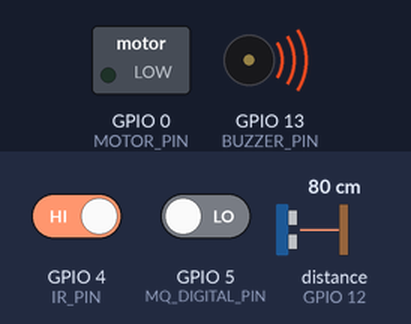
A sketch run on a simulated ESP8266 (NodeMCU). On the bench: switched loads named in the sketch (green lamp = pin HIGH), buzzer (waves = sounding, pin HIGH). Inputs (shaded band) come from the test bench; at power-on: GPIO 4 (IR_PIN) HIGH, GPIO 5 (MQ_DIGITAL_PIN) LOW, distance to the obstacle (sensor on GPIO 12) 80 cm. The echo pulse lasts 58.3 µs per cm; WiFi joins after 1.5 s; servers stay silent unless stated; what the sketch prints to the serial monitor is not drawn.

Above: at 3.0 s.
3.1 s: GPIO 4 (IR_PIN) driven LOW and GPIO 5 (MQ_DIGITAL_PIN) driven HIGH
At 5.0 s:
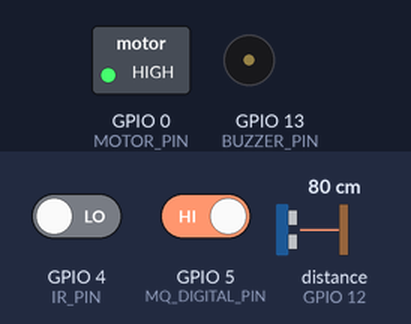
5.3 s: distance to the obstacle (sensor on GPIO 12) set to 21 cm
7.3 s: distance to the obstacle (sensor on GPIO 12) set to 17 cm
At 8.9 s:
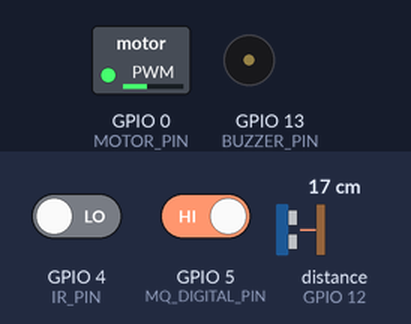
9.8 s: distance to the obstacle (sensor on GPIO 12) set to 35 cm
At 10.2 s:
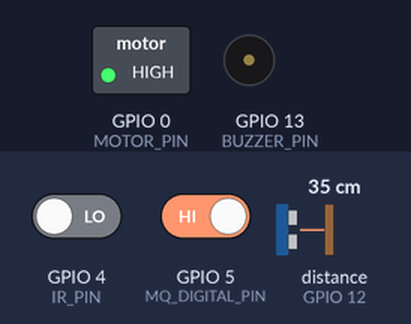
11.8 s: GPIO 4 (IR_PIN) driven HIGH
At 14.0 s:
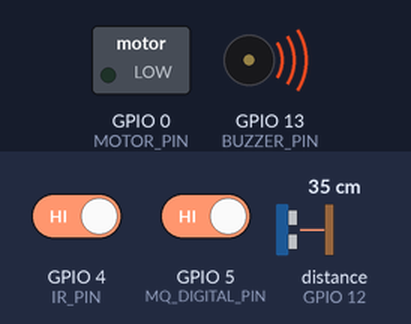
14.3 s: GPIO 4 (IR_PIN) driven LOW
At 15.3 s:
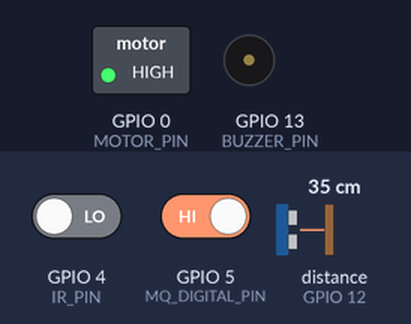
Timing chart, 0 to 17.3 s (numbered marks = the images above; inputs shaded):
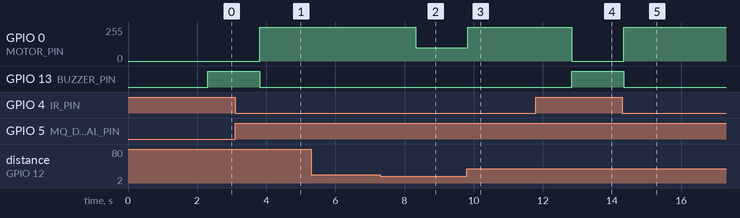

The sketch:

Car_Safety.ino
```cpp
#define BLYNK_PRINT Serial

#define BLYNK_TEMPLATE_ID "TMPL39fZRqyDZ"
#define BLYNK_TEMPLATE_NAME "Car Safety"
#define BLYNK_AUTH_TOKEN "_oXT0KRVx0sIgFO_3ho6H4nDQQ-HAjGx"

#include <ESP8266WiFi.h>
#include <BlynkSimpleEsp8266.h>
#include <NewPing.h>

#define TRIGGER_PIN 14   // NodeMCU pin for ultrasonic sensor trigger
#define ECHO_PIN 12      // NodeMCU pin for ultrasonic sensor echo
#define IR_PIN 4         // Digital pin for IR sensor
#define MQ_DIGITAL_PIN 5 // Digital pin for MQ-5 sensor
#define MOTOR_PIN 0      // Digital pin for controlling the motor
#define BUZZER_PIN 13    // Digital pin for the buzzer

#define MAX_DISTANCE 200 // Maximum distance in centimeters

NewPing sonar(TRIGGER_PIN, ECHO_PIN, MAX_DISTANCE);

char ssid[] = "charan";
char pass[] = "Charan1804@";

void setup() {
  Serial.begin(115200);
  pinMode(IR_PIN, INPUT);
  pinMode(MQ_DIGITAL_PIN, INPUT);
  pinMode(MOTOR_PIN, OUTPUT);
  pinMode(BUZZER_PIN, OUTPUT);

  Serial.println("Connecting to WiFi");
  WiFi.begin(ssid, pass);
  while (WiFi.status() != WL_CONNECTED) {
    delay(500);
    Serial.print(".");
  }
  Serial.println("\nWiFi connected");

  Blynk.begin(BLYNK_AUTH_TOKEN, ssid, pass);
}

void loop() {
  Blynk.run();
  delay(500); // Delay for stability

  // Read sensors
  int irValue = digitalRead(IR_PIN);
  int mqValue = digitalRead(MQ_DIGITAL_PIN);
  unsigned int distance = sonar.ping_cm();

  // Send sensor data to Blynk
  Blynk.virtualWrite(V1, irValue);
  Blynk.virtualWrite(V2, !mqValue);
  Blynk.virtualWrite(V0, distance);

  // Check conditions
  if (irValue == LOW && mqValue == HIGH && distance >= 20) {
    // Motor should rotate at full speed (255)
    analogWrite(MOTOR_PIN, 255);
    Serial.println("Full Speed");
    digitalWrite(BUZZER_PIN, LOW);  // Turn off buzzer if it was previously on
  } else if (irValue == LOW && mqValue == HIGH && distance < 20) {
    // Motor should rotate at half speed (150)
    analogWrite(MOTOR_PIN, 100);
    Serial.println("Obstacle Reducing Speed!");
    digitalWrite(BUZZER_PIN, LOW);  // Turn off buzzer if it was previously on
  } else {
    // Vehicle Start Aborted condition
    analogWrite(MOTOR_PIN, 0);
    Serial.println("Vehicle Start Aborted!");
    digitalWrite(BUZZER_PIN, HIGH);  // Turn on buzzer
    Blynk.logEvent("driver_condition");
  }

  delay(1000); // Delay between readings
}
```

Measured:
- the behaviour switches between 20 and 19 cm on distance to the obstacle (sensor on GPIO 12) (found by bisection; images 1 and 2)
- after the input at 3.1 s, GPIO 0 (MOTOR_PIN): 0/255 → 255/255 after 0.72 s; GPIO 13 (BUZZER_PIN): HIGH → LOW after 0.72 s
- after the input at 5.3 s, every drawn part: stays the same
- after the input at 7.3 s, GPIO 0 (MOTOR_PIN): 255/255 → 100/255 after 1.0 s
- after the input at 9.8 s, GPIO 0 (MOTOR_PIN): 100/255 → 255/255 at once
- after the input at 11.8 s, GPIO 0 (MOTOR_PIN): 255/255 → 0/255 after 1.0 s; GPIO 13 (BUZZER_PIN): LOW → HIGH after 1.0 s
- after the input at 14.3 s, GPIO 0 (MOTOR_PIN): 0/255 → 255/255 at once; GPIO 13 (BUZZER_PIN): HIGH → LOW at once
